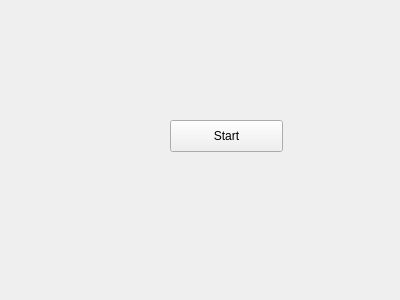
<?xml version="1.0" encoding="UTF-8"?>
<ui version="4.0">
 <class>Widget</class>
 <widget class="QWidget" name="Widget">
  <property name="geometry">
   <rect>
    <x>0</x>
    <y>0</y>
    <width>400</width>
    <height>300</height>
   </rect>
  </property>
  <property name="windowTitle">
   <string>MainWidget</string>
  </property>
  <widget class="QPushButton" name="btn_start">
   <property name="geometry">
    <rect>
     <x>170</x>
     <y>120</y>
     <width>113</width>
     <height>32</height>
    </rect>
   </property>
   <property name="text">
    <string>Start</string>
   </property>
  </widget>
 </widget>
 <layoutdefault spacing="6" margin="11"/>
 <resources/>
 <connections/>
</ui>
